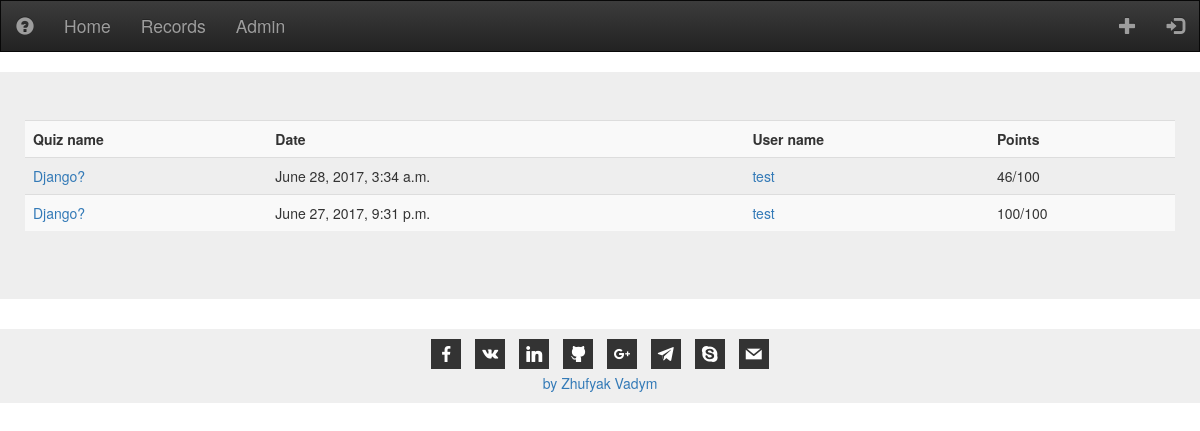
Page /records on the committed database.
### quiz/models.py (models this page shows, shortened)
class Record(models.Model):
    by = models.ForeignKey(settings.AUTH_USER_MODEL, blank=False, on_delete=models.CASCADE)
    to = models.ForeignKey(Quiz, blank=False, on_delete=models.CASCADE)
    date = models.DateTimeField(blank=False)
    points = models.IntegerField(blank=True)

class Quiz(models.Model):
    name = models.CharField(max_length=256, blank=False)
    description = models.TextField(max_length=512, blank=True)
    points = models.IntegerField(blank=True)
    author = models.ForeignKey(settings.AUTH_USER_MODEL, blank=False)
    date = models.DateTimeField(blank=True)

class User(AbstractUser):
    image = models.ImageField(upload_to=get_image_path, blank=True, null=True)

### quiz/views.py (the view)
# urls.py: url(r'records', views.records)
def records(request):
    all_records = models.Record.objects.all().order_by('-date')
    return render(request, 'quiz/records.html', {'records': all_records})

### templates/quiz/records.html (shortened to what this page needs)
{% extends 'quiz/base.html' %}
{% block content %}
    <div class="jumbotron">
    <table class="table table-striped">
        <tr>
            <th>Quiz name</th>
            <th>Date</th>
            <th>User name</th>
            <th>Points</th>
        </tr>
        {% for i in records %}
            <tr>
                <td><a href="quiz/{{ i.to.id }}">{{ i.to.name }}</a></td>
                <td>{{ i.date }}</td>
                <td><a href="profile/{{ i.by.id }}">{{ i.by.username }}</a></td>
                <td>{{ i.points }}/{{ i.to.points }}</td>
            </tr>
        {% endfor %}
    </table>
    </div>
{% endblock %}

### bizicoTest/static/quiz/css/style.css (style rules this page uses)
.jumbotron { padding-left : 25px; padding-right: 25px; }

### rows in the picture
Record: to.name "Django?", date "June 28, 2017, 3:34 a.m.", by.username "test", points "46", to.points "100"
Record: to.name "Django?", date "June 27, 2017, 9:31 p.m.", by.username "test", points "100", to.points "100"
